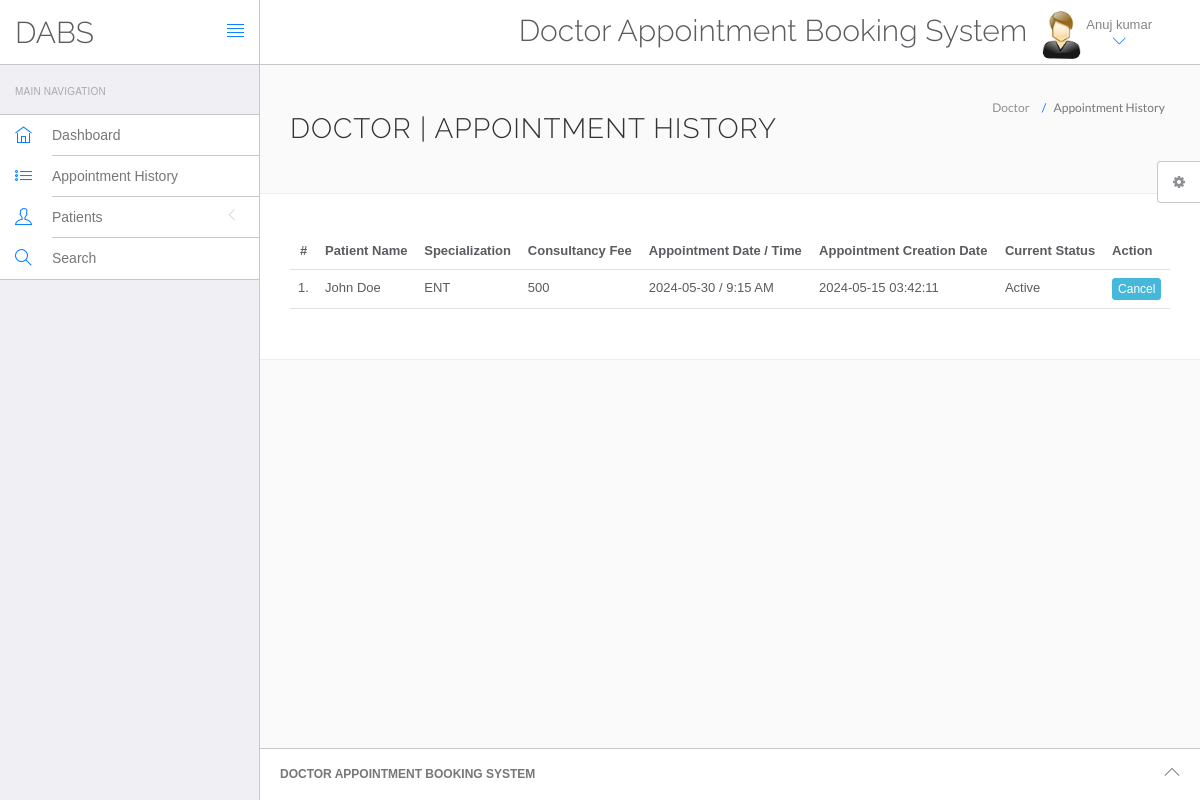
The page /hospital/DABS/doctor/appointment-history.php (signed in) on the database its author committed.
### tables this page shows
CREATE TABLE `doctors` (
  `id` int(11) NOT NULL,
  `specilization` varchar(255) DEFAULT NULL,
  `doctorName` varchar(255) DEFAULT NULL,
  `address` longtext DEFAULT NULL,
  `docFees` varchar(255) DEFAULT NULL,
  `contactno` bigint(11) DEFAULT NULL,
  `docEmail` varchar(255) DEFAULT NULL,
  `password` varchar(255) DEFAULT NULL,
  `creationDate` timestamp NULL DEFAULT current_timestamp(),
  `updationDate` timestamp NULL DEFAULT NULL ON UPDATE current_timestamp()
);

CREATE TABLE `appointment` (
  `id` int(11) NOT NULL,
  `doctorSpecialization` varchar(255) DEFAULT NULL,
  `doctorId` int(11) DEFAULT NULL,
  `userId` int(11) DEFAULT NULL,
  `consultancyFees` int(11) DEFAULT NULL,
  `appointmentDate` varchar(255) DEFAULT NULL,
  `appointmentTime` varchar(255) DEFAULT NULL,
  `postingDate` timestamp NULL DEFAULT current_timestamp(),
  `userStatus` int(11) DEFAULT NULL,
  `doctorStatus` int(11) DEFAULT NULL,
  `updationDate` timestamp NULL DEFAULT NULL ON UPDATE current_timestamp()
);

CREATE TABLE `users` (
  `id` int(11) NOT NULL,
  `fullName` varchar(255) DEFAULT NULL,
  `address` longtext DEFAULT NULL,
  `city` varchar(255) DEFAULT NULL,
  `gender` varchar(255) DEFAULT NULL,
  `email` varchar(255) DEFAULT NULL,
  `password` varchar(255) DEFAULT NULL,
  `regDate` timestamp NULL DEFAULT current_timestamp(),
  `updationDate` timestamp NULL DEFAULT NULL ON UPDATE current_timestamp()
);

### hospital/DABS/doctor/appointment-history.php (the view, shortened to what this page needs)
<?php
include('include/config.php');
if(strlen($_SESSION['id']==0)) {
 header('location:logout.php');
  } else{
?>
<!DOCTYPE html>
<html lang="en">
	<head>
		<link rel="stylesheet" href="vendor/bootstrap/css/bootstrap.min.css">
		<link rel="stylesheet" href="vendor/fontawesome/css/font-awesome.min.css">
		<link rel="stylesheet" href="vendor/themify-icons/themify-icons.min.css">
		<link href="vendor/animate.css/animate.min.css" rel="stylesheet" media="screen">
		<link href="vendor/perfect-scrollbar/perfect-scrollbar.min.css" rel="stylesheet" media="screen">
		<link href="vendor/switchery/switchery.min.css" rel="stylesheet" media="screen">
		<link href="vendor/bootstrap-touchspin/jquery.bootstrap-touchspin.min.css" rel="stylesheet" media="screen">
		<link href="vendor/select2/select2.min.css" rel="stylesheet" media="screen">
		<link href="vendor/bootstrap-datepicker/bootstrap-datepicker3.standalone.min.css" rel="stylesheet" media="screen">
		<link href="vendor/bootstrap-timepicker/bootstrap-timepicker.min.css" rel="stylesheet" media="screen">
		<link rel="stylesheet" href="assets/css/styles.css">
		<link rel="stylesheet" href="assets/css/plugins.css">
		<link rel="stylesheet" href="assets/css/themes/theme-1.css" id="skin_color" />
	</head>
	<body>
		<div id="app">
<?php include('include/sidebar.php');?>
			<div class="app-content">
					<?php include('include/header.php');?>
				<div class="main-content" >
					<div class="wrap-content container" id="container">
						<section id="page-title">
							<div class="row">
								<div class="col-sm-8">
									<h1 class="mainTitle">Doctor  | Appointment History</h1>
																	</div>
								<ol class="breadcrumb">
									<li>
										<span>Doctor </span>
									</li>
									<li class="active">
										<span>Appointment History</span>
									</li>
								</ol>
							</div>
						</section>
						<div class="container-fluid container-fullw bg-white">
									<div class="row">
								<div class="col-md-12">
									<table class="table table-hover" id="sample-table-1">
										<thead>
											<tr>
												<th class="center">#</th>
												<th class="hidden-xs">Patient  Name</th>
												<th>Specialization</th>
												<th>Consultancy Fee</th>
												<th>Appointment Date / Time </th>
												<th>Appointment Creation Date  </th>
												<th>Current Status</th>
												<th>Action</th>
											</tr>
										</thead>
										<tbody>
<?php
$sql=mysqli_query($con,"select users.fullName as fname,appointment.*  from appointment join users on users.id=appointment.userId where appointment.doctorId='".$_SESSION['id']."'");
$cnt=1;
while($row=mysqli_fetch_array($sql))
{
?>
											<tr>
												<td class="center"><?php echo $cnt;?>.</td>
												<td class="hidden-xs"><?php echo $row['fname'];?></td>
												<td><?php echo $row['doctorSpecialization'];?></td>
												<td><?php echo $row['consultancyFees'];?></td>
												<td><?php echo $row['appointmentDate'];?> / <?php echo
												 $row['appointmentTime'];?>
												</td>
												<td><?php echo $row['postingDate'];?></td>
												<td>
<?php if(($row['userStatus']==1) && ($row['doctorStatus']==1))
{
	echo "Active";
}
												?></td>
												<td >
												<div class="visible-md visible-lg hidden-sm hidden-xs">
							<?php if(($row['userStatus']==1) && ($row['doctorStatus']==1))
{ ?>
	<a href="appointment-history.php?id=<?php echo $row['id']?>&cancel=update" onClick="return confirm('Are you sure you want to cancel this appointment ?')" class="btn btn-info btn-xs" title="Cancel Appointment" tooltip-placement="top" tooltip="Remove">Cancel</a>
	<?php } else {
		echo "Canceled";
		} ?>
												</div>
												</td>
											</tr>
											<?php
$cnt=$cnt+1;
											 }?>
										</tbody>
									</table>
								</div>
							</div>
								</div>
					</div>
				</div>
			</div>
	<?php include('include/footer.php');?>
	<?php include('include/setting.php');?>
		</div>
	</body>
</html>
<?php } ?>

### hospital/DABS/doctor/include/header.php (shortened to what this page needs)
<header class="navbar navbar-default navbar-static-top">
					<div class="navbar-header">
						<a class="navbar-brand" href="#">
							<h2 style="padding-top:20% ">DABS</h2>
						</a>
						<a href="#" class="sidebar-toggler pull-right visible-md visible-lg" data-toggle-class="app-sidebar-closed" data-toggle-target="#app">
							<i class="ti-align-justify"></i>
						</a>
					</div>
					<div class="navbar-collapse collapse">
						<ul class="nav navbar-right">
								<li  style="padding-top:2% ">
								<h2>Doctor Appointment Booking System</h2>
							</li>
							<li class="dropdown current-user">
								<a href class="dropdown-toggle" data-toggle="dropdown">
									<img src="assets/images/images.jpg" > <span class="username">
									<?php $query=mysqli_query($con,"select doctorName from doctors where id='".$_SESSION['id']."'");
while($row=mysqli_fetch_array($query))
{
	echo $row['doctorName'];
}
									?> <i class="ti-angle-down"></i></i></span>
								</a>
							</li>
						</ul>
					</div>
				</header>

### hospital/DABS/doctor/assets/css/themes/theme-1.css (style rules this page uses)
body { background: #FAFAFA; }
header .navbar-header { background: #ffffff !important; border-right-color: #c8c7cc !important; border-bottom-color: #c8c7cc !important; }
header .navbar-header .sidebar-toggler, header .navbar-header .sidebar-mobile-toggler { color: #007aff !important; }
header .navbar-header .navbar-brand { color: #777 !important; }
header .navbar-collapse { background: #ffffff !important; border-bottom-color: #c8c7cc !important; box-shadow: none !important; }
header .navbar-collapse .navbar-right > li > a { color: #777; }
header .navbar-collapse .navbar-right > li > a i { color: #007aff !important; }

### rows shown on the page
doctors: doctorName "Anuj kumar"
appointment: userId.fullName "John Doe", doctorSpecialization "ENT", consultancyFees "500", appointmentDate "2024-05-30", appointmentTime "9:15 AM", postingDate "2024-05-15 03:42:11", userStatus "Active"
